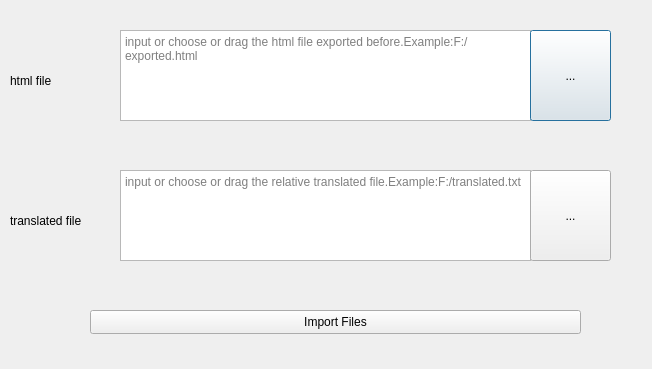
<?xml version="1.0" encoding="UTF-8"?>
<ui version="4.0">
 <class>ImportHtmlDialog</class>
 <widget class="QDialog" name="ImportHtmlDialog">
  <property name="geometry">
   <rect>
    <x>0</x>
    <y>0</y>
    <width>652</width>
    <height>369</height>
   </rect>
  </property>
  <property name="windowTitle">
   <string>Import html and relative translated contents</string>
  </property>
  <widget class="QTextEdit" name="selecHtmlFileText">
   <property name="geometry">
    <rect>
     <x>120</x>
     <y>30</y>
     <width>411</width>
     <height>91</height>
    </rect>
   </property>
   <property name="toolTip">
    <string/>
   </property>
   <property name="placeholderText">
    <string>input or choose or drag the html file exported before.Example:F:/exported.html</string>
   </property>
  </widget>
  <widget class="QPushButton" name="selectHtmlFileBtn">
   <property name="geometry">
    <rect>
     <x>530</x>
     <y>30</y>
     <width>81</width>
     <height>91</height>
    </rect>
   </property>
   <property name="text">
    <string notr="true">...</string>
   </property>
  </widget>
  <widget class="QLabel" name="label">
   <property name="geometry">
    <rect>
     <x>10</x>
     <y>45</y>
     <width>101</width>
     <height>71</height>
    </rect>
   </property>
   <property name="text">
    <string>html file</string>
   </property>
   <property name="wordWrap">
    <bool>true</bool>
   </property>
  </widget>
  <widget class="QTextEdit" name="selectTranslatedFileText">
   <property name="geometry">
    <rect>
     <x>120</x>
     <y>170</y>
     <width>411</width>
     <height>91</height>
    </rect>
   </property>
   <property name="toolTip">
    <string/>
   </property>
   <property name="placeholderText">
    <string>input or choose or drag the relative translated file.Example:F:/translated.txt</string>
   </property>
  </widget>
  <widget class="QPushButton" name="selectTranslatedFileBtn">
   <property name="geometry">
    <rect>
     <x>530</x>
     <y>170</y>
     <width>81</width>
     <height>91</height>
    </rect>
   </property>
   <property name="text">
    <string notr="true">...</string>
   </property>
  </widget>
  <widget class="QLabel" name="label_2">
   <property name="geometry">
    <rect>
     <x>10</x>
     <y>185</y>
     <width>101</width>
     <height>71</height>
    </rect>
   </property>
   <property name="text">
    <string>translated file</string>
   </property>
   <property name="wordWrap">
    <bool>true</bool>
   </property>
  </widget>
  <widget class="QPushButton" name="importBtn">
   <property name="geometry">
    <rect>
     <x>90</x>
     <y>310</y>
     <width>491</width>
     <height>24</height>
    </rect>
   </property>
   <property name="text">
    <string>Import Files</string>
   </property>
  </widget>
 </widget>
 <resources/>
 <connections/>
</ui>
